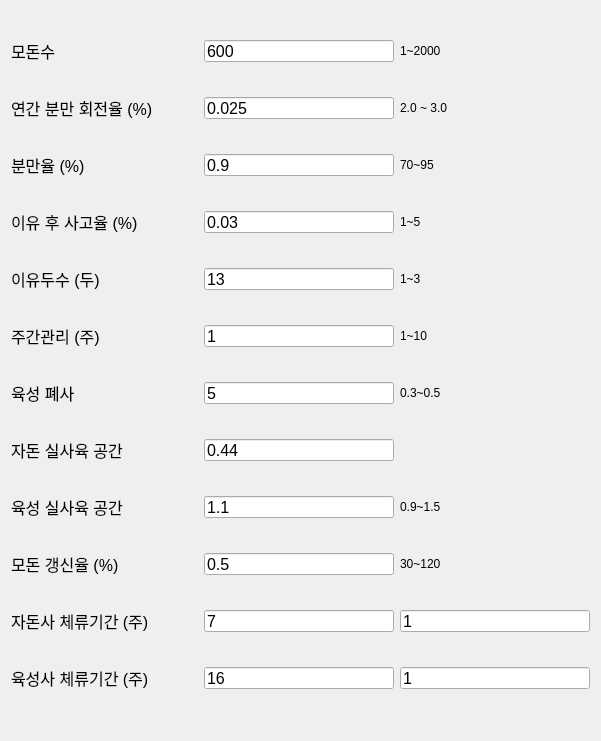
         <widget class="QWidget" name="gridLayoutWidget_5">
          <property name="geometry">
           <rect>
            <x>90</x>
            <y>70</y>
            <width>601</width>
            <height>741</height>
           </rect>
          </property>
          <layout class="QGridLayout" name="firstVariable">
           <item row="3" column="0">
            <widget class="QLabel" name="fLi_4">
             <property name="minimumSize">
              <size>
               <width>0</width>
               <height>22</height>
              </size>
             </property>
             <property name="maximumSize">
              <size>
               <width>16777215</width>
               <height>22</height>
              </size>
             </property>
             <property name="font">
              <font>
               <pointsize>12</pointsize>
              </font>
             </property>
             <property name="text">
              <string>이유 후 사고율 (%)</string>
             </property>
            </widget>
           </item>
           <item row="11" column="1">
            <widget class="QLineEdit" name="fLV_12">
             <property name="minimumSize">
              <size>
               <width>0</width>
               <height>22</height>
              </size>
             </property>
             <property name="maximumSize">
              <size>
               <width>16777215</width>
               <height>22</height>
              </size>
             </property>
             <property name="font">
              <font>
               <pointsize>12</pointsize>
              </font>
             </property>
             <property name="text">
              <string>16</string>
             </property>
            </widget>
           </item>
           <item row="2" column="1">
            <widget class="QLineEdit" name="fLV_3">
             <property name="minimumSize">
              <size>
               <width>0</width>
               <height>22</height>
              </size>
             </property>
             <property name="maximumSize">
              <size>
               <width>16777215</width>
               <height>22</height>
              </size>
             </property>
             <property name="font">
              <font>
               <pointsize>12</pointsize>
              </font>
             </property>
             <property name="text">
              <string>0.9</string>
             </property>
            </widget>
           </item>
           <item row="8" column="1">
            <widget class="QLineEdit" name="fLV_9">
             <property name="minimumSize">
              <size>
               <width>0</width>
               <height>22</height>
              </size>
             </property>
             <property name="maximumSize">
              <size>
               <width>16777215</width>
               <height>22</height>
              </size>
             </property>
             <property name="font">
              <font>
               <pointsize>12</pointsize>
              </font>
             </property>
             <property name="text">
              <string>1.1</string>
             </property>
            </widget>
           </item>
           <item row="0" column="0">
            <widget class="QLabel" name="fLi_1">
             <property name="minimumSize">
              <size>
               <width>0</width>
               <height>22</height>
              </size>
             </property>
             <property name="maximumSize">
              <size>
               <width>16777215</width>
               <height>22</height>
              </size>
             </property>
             <property name="font">
              <font>
               <pointsize>12</pointsize>
              </font>
             </property>
             <property name="text">
              <string>모돈수</string>
             </property>
            </widget>
           </item>
           <item row="4" column="1">
            <widget class="QLineEdit" name="fLV_5">
             <property name="minimumSize">
              <size>
               <width>0</width>
               <height>22</height>
              </size>
             </property>
             <property name="maximumSize">
              <size>
               <width>16777215</width>
               <height>22</height>
              </size>
             </property>
             <property name="font">
              <font>
               <pointsize>12</pointsize>
              </font>
             </property>
             <property name="text">
              <string>13</string>
             </property>
            </widget>
           </item>
           <item row="4" column="2">
            <widget class="QLabel" name="fLSV_6">
             <property name="minimumSize">
              <size>
               <width>0</width>
               <height>22</height>
              </size>
             </property>
             <property name="maximumSize">
              <size>
               <width>16777215</width>
               <height>22</height>
              </size>
             </property>
             <property name="font">
              <font>
               <pointsize>9</pointsize>
              </font>
             </property>
             <property name="text">
              <string>1~3</string>
             </property>
            </widget>
           </item>
           <item row="7" column="0">
            <widget class="QLabel" name="fLi_8">
             <property name="minimumSize">
              <size>
               <width>0</width>
               <height>22</height>
              </size>
             </property>
             <property name="maximumSize">
              <size>
               <width>16777215</width>
               <height>22</height>
              </size>
             </property>
             <property name="font">
              <font>
               <pointsize>12</pointsize>
              </font>
             </property>
             <property name="text">
              <string>자돈 실사육 공간</string>
             </property>
            </widget>
           </item>
           <item row="8" column="0">
            <widget class="QLabel" name="fLi_9">
             <property name="minimumSize">
              <size>
               <width>0</width>
               <height>22</height>
              </size>
             </property>
             <property name="maximumSize">
              <size>
               <width>16777215</width>
               <height>22</height>
              </size>
             </property>
             <property name="font">
              <font>
               <pointsize>12</pointsize>
              </font>
             </property>
             <property name="text">
              <string>육성 실사육 공간</string>
             </property>
            </widget>
           </item>
           <item row="6" column="0">
            <widget class="QLabel" name="fLi_7">
             <property name="minimumSize">
              <size>
               <width>0</width>
               <height>22</height>
              </size>
             </property>
             <property name="maximumSize">
              <size>
               <width>16777215</width>
               <height>22</height>
              </size>
             </property>
             <property name="font">
              <font>
               <pointsize>12</pointsize>
              </font>
             </property>
             <property name="text">
              <string>육성 폐사</string>
             </property>
            </widget>
           </item>
           <item row="7" column="1">
            <widget class="QLineEdit" name="fLV_8">
             <property name="minimumSize">
              <size>
               <width>0</width>
               <height>22</height>
              </size>
             </property>
             <property name="maximumSize">
              <size>
               <width>16777215</width>
               <height>22</height>
              </size>
             </property>
             <property name="font">
              <font>
               <pointsize>12</pointsize>
              </font>
             </property>
             <property name="text">
              <string>0.44</string>
             </property>
            </widget>
           </item>
           <item row="10" column="0">
            <widget class="QLabel" name="fLi_11">
             <property name="minimumSize">
              <size>
               <width>0</width>
               <height>22</height>
              </size>
             </property>
             <property name="maximumSize">
              <size>
               <width>16777215</width>
               <height>22</height>
              </size>
             </property>
             <property name="font">
              <font>
               <pointsize>12</pointsize>
              </font>
             </property>
             <property name="text">
              <string>자돈사 체류기간 (주)           </string>
             </property>
            </widget>
           </item>
           <item row="10" column="1">
            <widget class="QLineEdit" name="fLV_11">
             <property name="minimumSize">
              <size>
               <width>0</width>
               <height>22</height>
              </size>
             </property>
             <property name="maximumSize">
              <size>
               <width>16777215</width>
               <height>22</height>
              </size>
             </property>
             <property name="font">
              <font>
               <pointsize>12</pointsize>
              </font>
             </property>
             <property name="text">
              <string>7</string>
             </property>
            </widget>
           </item>
           <item row="5" column="1">
            <widget class="QLineEdit" name="fLV_6">
             <property name="minimumSize">
              <size>
               <width>0</width>
               <height>22</height>
              </size>
             </property>
             <property name="maximumSize">
              <size>
               <width>16777215</width>
               <height>22</height>
              </size>
             </property>
             <property name="font">
              <font>
               <pointsize>12</pointsize>
              </font>
             </property>
             <property name="text">
              <string>1</string>
             </property>
            </widget>
           </item>
           <item row="4" column="0">
            <widget class="QLabel" name="fLi_5">
             <property name="minimumSize">
              <size>
               <width>0</width>
               <height>22</height>
              </size>
             </property>
             <property name="maximumSize">
              <size>
               <width>16777215</width>
               <height>22</height>
              </size>
             </property>
             <property name="font">
              <font>
               <pointsize>12</pointsize>
              </font>
             </property>
             <property name="text">
              <string>이유두수 (두)</string>
             </property>
            </widget>
           </item>
           <item row="2" column="2">
            <widget class="QLabel" name="fLSV_3">
             <property name="minimumSize">
              <size>
               <width>0</width>
               <height>22</height>
              </size>
             </property>
             <property name="maximumSize">
              <size>
               <width>16777215</width>
               <height>22</height>
              </size>
             </property>
             <property name="font">
              <font>
               <pointsize>9</pointsize>
              </font>
             </property>
             <property name="text">
              <string>70~95</string>
             </property>
            </widget>
           </item>
           <item row="5" column="2">
            <widget class="QLabel" name="fLSV_7">
             <property name="minimumSize">
              <size>
               <width>0</width>
               <height>22</height>
              </size>
             </property>
             <property name="maximumSize">
              <size>
               <width>16777215</width>
               <height>22</height>
              </size>
             </property>
             <property name="font">
              <font>
               <pointsize>9</pointsize>
              </font>
             </property>
             <property name="text">
              <string>1~10</string>
             </property>
            </widget>
           </item>
           <item row="9" column="0">
            <widget class="QLabel" name="fLi_10">
             <property name="minimumSize">
              <size>
               <width>0</width>
               <height>22</height>
              </size>
             </property>
             <property name="maximumSize">
              <size>
               <width>16777215</width>
               <height>22</height>
              </size>
             </property>
             <property name="font">
              <font>
               <pointsize>12</pointsize>
              </font>
             </property>
             <property name="text">
              <string>모돈 갱신율 (%)</string>
             </property>
            </widget>
           </item>
           <item row="2" column="0">
            <widget class="QLabel" name="fLi_3">
             <property name="minimumSize">
              <size>
               <width>0</width>
               <height>22</height>
              </size>
             </property>
             <property name="maximumSize">
              <size>
               <width>16777215</width>
               <height>22</height>
              </size>
             </property>
             <property name="font">
              <font>
               <pointsize>12</pointsize>
              </font>
             </property>
             <property name="text">
              <string>분만율 (%)</string>
             </property>
            </widget>
           </item>
           <item row="1" column="2">
            <widget class="QLabel" name="fLSV_2">
             <property name="minimumSize">
              <size>
               <width>0</width>
               <height>22</height>
              </size>
             </property>
             <property name="maximumSize">
              <size>
               <width>16777215</width>
               <height>22</height>
              </size>
             </property>
             <property name="font">
              <font>
               <pointsize>9</pointsize>
              </font>
             </property>
             <property name="text">
              <string>2.0 ~ 3.0</string>
             </property>
            </widget>
           </item>
           <item row="3" column="2">
            <widget class="QLabel" name="fLSV_4">
             <property name="minimumSize">
              <size>
               <width>0</width>
               <height>22</height>
              </size>
             </property>
             <property name="maximumSize">
              <size>
               <width>16777215</width>
               <height>22</height>
              </size>
             </property>
             <property name="font">
              <font>
               <pointsize>9</pointsize>
              </font>
             </property>
             <property name="text">
              <string>1~5</string>
             </property>
            </widget>
           </item>
           <item row="6" column="1">
            <widget class="QLineEdit" name="fLV_7">
             <property name="minimumSize">
              <size>
               <width>0</width>
               <height>22</height>
              </size>
             </property>
             <property name="maximumSize">
              <size>
               <width>16777215</width>
               <height>22</height>
              </size>
             </property>
             <property name="font">
              <font>
               <pointsize>12</pointsize>
              </font>
             </property>
             <property name="text">
              <string>5</string>
             </property>
            </widget>
           </item>
           <item row="1" column="1">
            <widget class="QLineEdit" name="fLV_2">
             <property name="minimumSize">
              <size>
               <width>0</width>
               <height>22</height>
              </size>
             </property>
             <property name="maximumSize">
              <size>
               <width>16777215</width>
               <height>22</height>
              </size>
             </property>
             <property name="font">
              <font>
               <pointsize>12</pointsize>
              </font>
             </property>
             <property name="text">
              <string>0.025</string>
             </property>
            </widget>
           </item>
           <item row="0" column="1">
            <widget class="QLineEdit" name="fLV_1">
             <property name="minimumSize">
              <size>
               <width>0</width>
               <height>22</height>
              </size>
             </property>
             <property name="maximumSize">
              <size>
               <width>16777215</width>
               <height>22</height>
              </size>
             </property>
             <property name="font">
              <font>
               <pointsize>12</pointsize>
              </font>
             </property>
             <property name="text">
              <string>600</string>
             </property>
            </widget>
           </item>
           <item row="6" column="2">
            <widget class="QLabel" name="fLSV_8">
             <property name="minimumSize">
              <size>
               <width>0</width>
               <height>22</height>
              </size>
             </property>
             <property name="maximumSize">
              <size>
               <width>16777215</width>
               <height>22</height>
              </size>
             </property>
             <property name="font">
              <font>
               <pointsize>9</pointsize>
              </font>
             </property>
             <property name="text">
              <string>0.3~0.5</string>
             </property>
            </widget>
           </item>
           <item row="5" column="0">
            <widget class="QLabel" name="fLi_6">
             <property name="minimumSize">
              <size>
               <width>0</width>
               <height>22</height>
              </size>
             </property>
             <property name="maximumSize">
              <size>
               <width>16777215</width>
               <height>22</height>
              </size>
             </property>
             <property name="font">
              <font>
               <pointsize>12</pointsize>
              </font>
             </property>
             <property name="text">
              <string>주간관리 (주)</string>
             </property>
            </widget>
           </item>
           <item row="11" column="0">
            <widget class="QLabel" name="fLi_12">
             <property name="minimumSize">
              <size>
               <width>0</width>
               <height>22</height>
              </size>
             </property>
             <property name="maximumSize">
              <size>
               <width>16777215</width>
               <height>22</height>
              </size>
             </property>
             <property name="font">
              <font>
               <pointsize>12</pointsize>
              </font>
             </property>
             <property name="text">
              <string>육성사 체류기간 (주)</string>
             </property>
            </widget>
           </item>
           <item row="9" column="1">
            <widget class="QLineEdit" name="fLV_10">
             <property name="minimumSize">
              <size>
               <width>0</width>
               <height>22</height>
              </size>
             </property>
             <property name="maximumSize">
              <size>
               <width>16777215</width>
               <height>22</height>
              </size>
             </property>
             <property name="font">
              <font>
               <pointsize>12</pointsize>
              </font>
             </property>
             <property name="text">
              <string>0.5</string>
             </property>
            </widget>
           </item>
           <item row="1" column="0">
            <widget class="QLabel" name="fLi_2">
             <property name="minimumSize">
              <size>
               <width>0</width>
               <height>22</height>
              </size>
             </property>
             <property name="maximumSize">
              <size>
               <width>16777215</width>
               <height>22</height>
              </size>
             </property>
             <property name="font">
              <font>
               <pointsize>12</pointsize>
              </font>
             </property>
             <property name="text">
              <string>연간 분만 회전율 (%)</string>
             </property>
            </widget>
           </item>
           <item row="3" column="1">
            <widget class="QLineEdit" name="fLV_4">
             <property name="minimumSize">
              <size>
               <width>0</width>
               <height>22</height>
              </size>
             </property>
             <property name="maximumSize">
              <size>
               <width>16777215</width>
               <height>22</height>
              </size>
             </property>
             <property name="font">
              <font>
               <pointsize>12</pointsize>
              </font>
             </property>
             <property name="text">
              <string>0.03</string>
             </property>
            </widget>
           </item>
           <item row="0" column="2">
            <widget class="QLabel" name="fLSV_1">
             <property name="minimumSize">
              <size>
               <width>0</width>
               <height>22</height>
              </size>
             </property>
             <property name="maximumSize">
              <size>
               <width>16777215</width>
               <height>22</height>
              </size>
             </property>
             <property name="font">
              <font>
               <pointsize>9</pointsize>
              </font>
             </property>
             <property name="text">
              <string>1~2000</string>
             </property>
            </widget>
           </item>
           <item row="7" column="2">
            <widget class="QLabel" name="fLSV_5">
             <property name="minimumSize">
              <size>
               <width>0</width>
               <height>22</height>
              </size>
             </property>
             <property name="maximumSize">
              <size>
               <width>16777215</width>
               <height>22</height>
              </size>
             </property>
             <property name="font">
              <font>
               <pointsize>9</pointsize>
              </font>
             </property>
             <property name="text">
              <string/>
             </property>
            </widget>
           </item>
           <item row="8" column="2">
            <widget class="QLabel" name="fLSV_9">
             <property name="minimumSize">
              <size>
               <width>0</width>
               <height>22</height>
              </size>
             </property>
             <property name="maximumSize">
              <size>
               <width>16777215</width>
               <height>22</height>
              </size>
             </property>
             <property name="font">
              <font>
               <pointsize>9</pointsize>
              </font>
             </property>
             <property name="text">
              <string>0.9~1.5</string>
             </property>
            </widget>
           </item>
           <item row="9" column="2">
            <widget class="QLabel" name="fLSV_10">
             <property name="minimumSize">
              <size>
               <width>0</width>
               <height>22</height>
              </size>
             </property>
             <property name="maximumSize">
              <size>
               <width>16777215</width>
               <height>22</height>
              </size>
             </property>
             <property name="font">
              <font>
               <pointsize>9</pointsize>
              </font>
             </property>
             <property name="text">
              <string>30~120</string>
             </property>
            </widget>
           </item>
           <item row="10" column="2">
            <widget class="QLineEdit" name="fLSV_11">
             <property name="minimumSize">
              <size>
               <width>0</width>
               <height>22</height>
              </size>
             </property>
             <property name="maximumSize">
              <size>
               <width>16777215</width>
               <height>22</height>
              </size>
             </property>
             <property name="font">
              <font>
               <pointsize>12</pointsize>
              </font>
             </property>
             <property name="text">
              <string>1</string>
             </property>
            </widget>
           </item>
           <item row="11" column="2">
            <widget class="QLineEdit" name="fLSV_12">
             <property name="minimumSize">
              <size>
               <width>0</width>
               <height>22</height>
              </size>
             </property>
             <property name="maximumSize">
              <size>
               <width>16777215</width>
               <height>22</height>
              </size>
             </property>
             <property name="font">
              <font>
               <pointsize>12</pointsize>
              </font>
             </property>
             <property name="text">
              <string>1</string>
             </property>
            </widget>
           </item>
          </layout>
         </widget>
